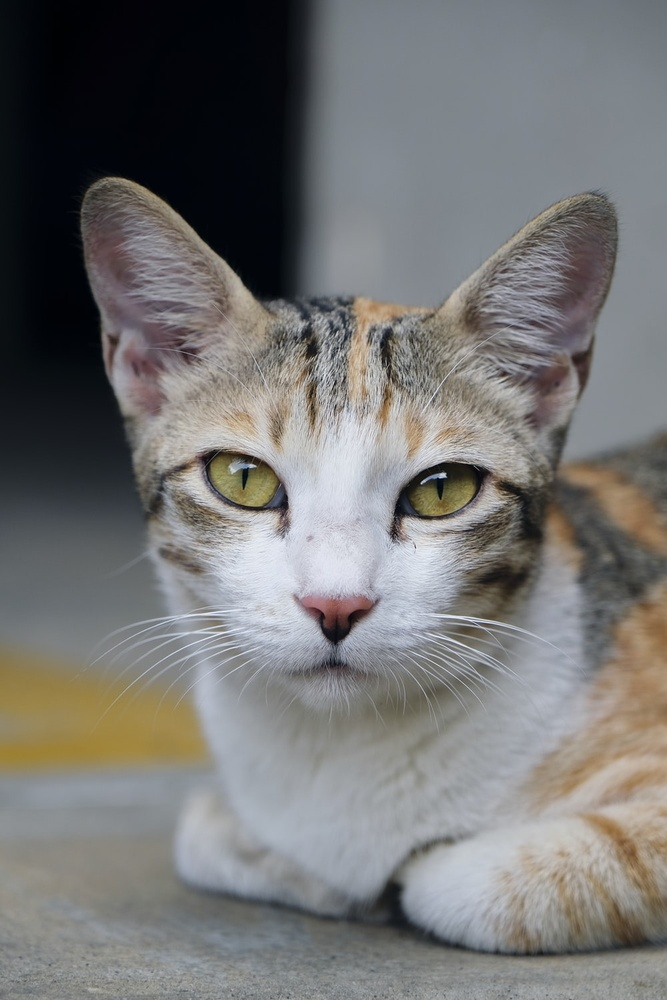
#> input picture cat3.jpg, 667 x 1000 px, shrunk from 1000 x 1500 before the run
$ jupyter execute face_detection.ipynb
#> lines starting #> are read from the running program, lines starting #| are printed output that depends on the picture
[cell 1]
import cv2
import numpy as np
import matplotlib.pyplot as plt

[cell 2]
cat = cv2.imread('cat3.jpg')
#> cat is the input picture: shape (1000, 667, 3); mean B, G, R 115.4, 116.3, 116.7
cat = cv2.cvtColor(cat, cv2.COLOR_BGR2RGB)
plt.imshow(cat,cmap='gray')

[cell 3]
face_cascade = cv2.CascadeClassifier('haarcascades/haarcascade_frontalcatface.xml')
def detect_face(img):


    face_img = img.copy()

    face_rects = face_cascade.detectMultiScale(face_img)
#> face_rects = [[128, 309, 423, 423]]

    for (x,y,w,h) in face_rects:
        cv2.rectangle(face_img, (x,y), (x+w,y+h), (255,255,255), 10)
#> this loop made 1 pass
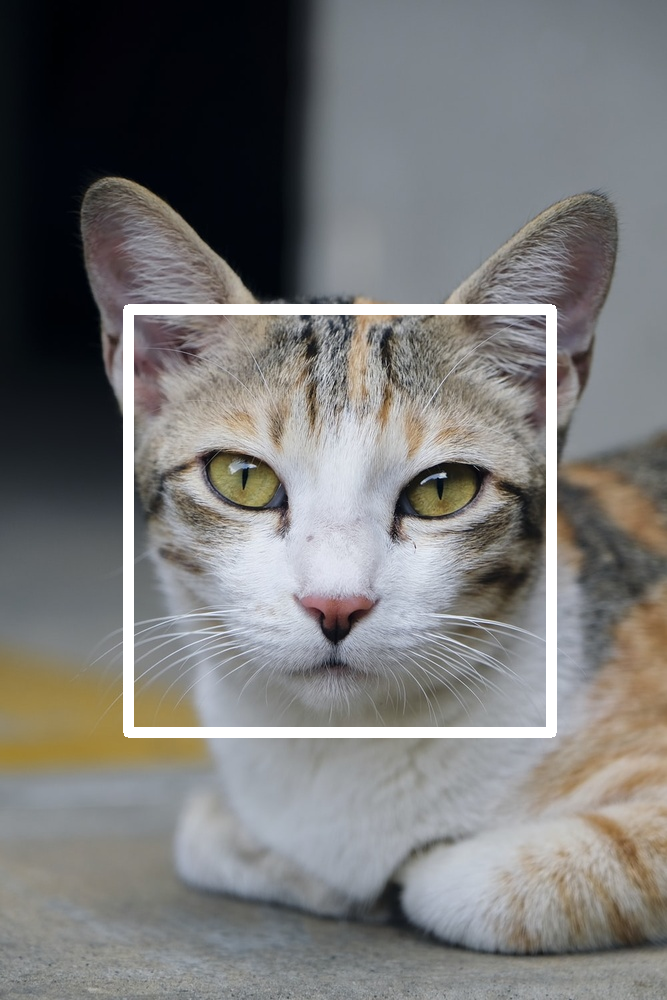
#> face_img: shape (1000, 667, 3); mean R, G, B 120.3, 120, 119.2

    return face_img
